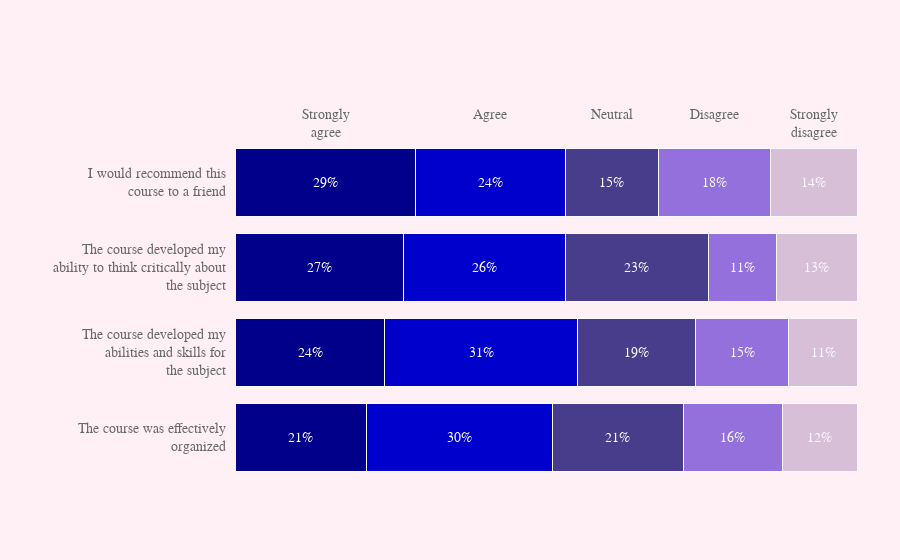

The notebook cell saved with this chart:
### Markdown cell above
### 4º Gráfico Plotly
Variáveis Categóricas (Barra Deitada)
-> Adicionar Filtro: Niveis de Obeside

### Code cell
import plotly.graph_objects as go

top_labels = ['Strongly<br>agree', 'Agree', 'Neutral', 'Disagree',
              'Strongly<br>disagree']

colors = ['DarkBlue', 'MediumBlue', 'DarkSlateBlue', 'mediumpurple', 'thistle']
x_data = [[21, 30, 21, 16, 12],
          [24, 31, 19, 15, 11],
          [27, 26, 23, 11, 13],
          [29, 24, 15, 18, 14]]

y_data = ['The course was effectively<br>organized',
          'The course developed my<br>abilities and skills ' +
          'for<br>the subject', 'The course developed ' +
          'my<br>ability to think critically about<br>the subject',
          'I would recommend this<br>course to a friend']

fig = go.Figure()

for i in range(0, len(x_data[0])):
    for xd, yd in zip(x_data, y_data):
        fig.add_trace(go.Bar(
            x=[xd[i]], y=[yd],
            orientation='h',
            marker=dict(
                color=colors[i],
                line=dict(color='ghostwhite', width=1)
            )
        ))

fig.update_layout(
    xaxis=dict(
        showgrid=False,
        showline=False,
        showticklabels=False,
        zeroline=False,
        domain=[0.15, 1]
    ),
    yaxis=dict(
        showgrid=False,
        showline=False,
        showticklabels=False,
        zeroline=False,
    ),
    barmode='stack',
    paper_bgcolor='lavenderblush',
    plot_bgcolor='lavenderblush',
    margin=dict(l=120, r=10, t=140, b=80),
    showlegend=False,
)

annotations = []

for yd, xd in zip(y_data, x_data):
    # labeling the y-axis
    annotations.append(dict(xref='paper', yref='y',
                            x=0.14, y=yd,
                            xanchor='right',
                            text=str(yd),
                            font=dict(family='Arial', size=14,
                                      color='dimgray'),
                            showarrow=False, align='right'))
    # labeling the first percentage of each bar (x_axis)
    annotations.append(dict(xref='x', yref='y',
                            x=xd[0] / 2, y=yd,
                            text=str(xd[0]) + '%',
                            font=dict(family='Arial', size=14,
                                      color='white'),
                            showarrow=False))
    # labeling the first Likert scale (on the top)
    if yd == y_data[-1]:
        annotations.append(dict(xref='x', yref='paper',
                                x=xd[0] / 2, y=1.1,
                                text=top_labels[0],
                                font=dict(family='Arial', size=14,
                                          color='dimgray'),
                                showarrow=False))
    space = xd[0]
    for i in range(1, len(xd)):
            # labeling the rest of percentages for each bar (x_axis)
            annotations.append(dict(xref='x', yref='y',
                                    x=space + (xd[i]/2), y=yd,
                                    text=str(xd[i]) + '%',
                                    font=dict(family='Arial', size=14,
                                              color='ghostwhite'),
                                    showarrow=False))
            # labeling the Likert scale
            if yd == y_data[-1]:
                annotations.append(dict(xref='x', yref='paper',
                                        x=space + (xd[i]/2), y=1.1,
                                        text=top_labels[i],
                                        font=dict(family='Arial', size=14,
                                                  color='dimgray'),
                                        showarrow=False))
            space += xd[i]

fig.update_layout(annotations=annotations)

fig.show()

### Figure 1 — Plotly figure (JSON) as saved in the notebook; plotly's stock layout.template omitted (floating-point values rounded to 4 significant figures)
{"data": [{"marker": {"color": "DarkBlue", "line": {"color": "ghostwhite", "width": 1}}, "orientation": "h", "type": "bar", "x": [21], "y": ["The course was effectively<br>organized"]}, {"marker": {"color": "DarkBlue", "line": {"color": "ghostwhite", "width": 1}}, "orientation": "h", "type": "bar", "x": [24], "y": ["The course developed my<br>abilities and skills for<br>the subject"]}, {"marker": {"color": "DarkBlue", "line": {"color": "ghostwhite", "width": 1}}, "orientation": "h", "type": "bar", "x": [27], "y": ["The course developed my<br>ability to think critically about<br>the subject"]}, {"marker": {"color": "DarkBlue", "line": {"color": "ghostwhite", "width": 1}}, "orientation": "h", "type": "bar", "x": [29], "y": ["I would recommend this<br>course to a friend"]}, {"marker": {"color": "MediumBlue", "line": {"color": "ghostwhite", "width": 1}}, "orientation": "h", "type": "bar", "x": [30], "y": ["The course was effectively<br>organized"]}, {"marker": {"color": "MediumBlue", "line": {"color": "ghostwhite", "width": 1}}, "orientation": "h", "type": "bar", "x": [31], "y": ["The course developed my<br>abilities and skills for<br>the subject"]}, {"marker": {"color": "MediumBlue", "line": {"color": "ghostwhite", "width": 1}}, "orientation": "h", "type": "bar", "x": [26], "y": ["The course developed my<br>ability to think critically about<br>the subject"]}, {"marker": {"color": "MediumBlue", "line": {"color": "ghostwhite", "width": 1}}, "orientation": "h", "type": "bar", "x": [24], "y": ["I would recommend this<br>course to a friend"]}, {"marker": {"color": "DarkSlateBlue", "line": {"color": "ghostwhite", "width": 1}}, "orientation": "h", "type": "bar", "x": [21], "y": ["The course was effectively<br>organized"]}, {"marker": {"color": "DarkSlateBlue", "line": {"color": "ghostwhite", "width": 1}}, "orientation": "h", "type": "bar", "x": [19], "y": ["The course developed my<br>abilities and skills for<br>the subject"]}, {"marker": {"color": "DarkSlateBlue", "line": {"color": "ghostwhite", "width": 1}}, "orientation": "h", "type": "bar", "x": [23], "y": ["The course developed my<br>ability to think critically about<br>the subject"]}, {"marker": {"color": "DarkSlateBlue", "line": {"color": "ghostwhite", "width": 1}}, "orientation": "h", "type": "bar", "x": [15], "y": ["I would recommend this<br>course to a friend"]}, {"marker": {"color": "mediumpurple", "line": {"color": "ghostwhite", "width": 1}}, "orientation": "h", "type": "bar", "x": [16], "y": ["The course was effectively<br>organized"]}, {"marker": {"color": "mediumpurple", "line": {"color": "ghostwhite", "width": 1}}, "orientation": "h", "type": "bar", "x": [15], "y": ["The course developed my<br>abilities and skills for<br>the subject"]}, {"marker": {"color": "mediumpurple", "line": {"color": "ghostwhite", "width": 1}}, "orientation": "h", "type": "bar", "x": [11], "y": ["The course developed my<br>ability to think critically about<br>the subject"]}, {"marker": {"color": "mediumpurple", "line": {"color": "ghostwhite", "width": 1}}, "orientation": "h", "type": "bar", "x": [18], "y": ["I would recommend this<br>course to a friend"]}, {"marker": {"color": "thistle", "line": {"color": "ghostwhite", "width": 1}}, "orientation": "h", "type": "bar", "x": [12], "y": ["The course was effectively<br>organized"]}, {"marker": {"color": "thistle", "line": {"color": "ghostwhite", "width": 1}}, "orientation": "h", "type": "bar", "x": [11], "y": ["The course developed my<br>abilities and skills for<br>the subject"]}, {"marker": {"color": "thistle", "line": {"color": "ghostwhite", "width": 1}}, "orientation": "h", "type": "bar", "x": [13], "y": ["The course developed my<br>ability to think critically about<br>the subject"]}, {"marker": {"color": "thistle", "line": {"color": "ghostwhite", "width": 1}}, "orientation": "h", "type": "bar", "x": [14], "y": ["I would recommend this<br>course to a friend"]}], "layout": {"annotations": [{"align": "right", "font": {"color": "dimgray", "family": "Arial", "size": 14}, "showarrow": false, "text": "The course was effectively<br>organized", "x": 0.14, "xanchor": "right", "xref": "paper", "y": "The course was effectively<br>organized", "yref": "y"}, {"font": {"color": "white", "family": "Arial", "size": 14}, "showarrow": false, "text": "21%", "x": 10.5, "xref": "x", "y": "The course was effectively<br>organized", "yref": "y"}, {"font": {"color": "ghostwhite", "family": "Arial", "size": 14}, "showarrow": false, "text": "30%", "x": 36, "xref": "x", "y": "The course was effectively<br>organized", "yref": "y"}, {"font": {"color": "ghostwhite", "family": "Arial", "size": 14}, "showarrow": false, "text": "21%", "x": 61.5, "xref": "x", "y": "The course was effectively<br>organized", "yref": "y"}, {"font": {"color": "ghostwhite", "family": "Arial", "size": 14}, "showarrow": false, "text": "16%", "x": 80, "xref": "x", "y": "The course was effectively<br>organized", "yref": "y"}, {"font": {"color": "ghostwhite", "family": "Arial", "size": 14}, "showarrow": false, "text": "12%", "x": 94, "xref": "x", "y": "The course was effectively<br>organized", "yref": "y"}, {"align": "right", "font": {"color": "dimgray", "family": "Arial", "size": 14}, "showarrow": false, "text": "The course developed my<br>abilities and skills for<br>the subject", "x": 0.14, "xanchor": "right", "xref": "paper", "y": "The course developed my<br>abilities and skills for<br>the subject", "yref": "y"}, {"font": {"color": "white", "family": "Arial", "size": 14}, "showarrow": false, "text": "24%", "x": 12, "xref": "x", "y": "The course developed my<br>abilities and skills for<br>the subject", "yref": "y"}, {"font": {"color": "ghostwhite", "family": "Arial", "size": 14}, "showarrow": false, "text": "31%", "x": 39.5, "xref": "x", "y": "The course developed my<br>abilities and skills for<br>the subject", "yref": "y"}, {"font": {"color": "ghostwhite", "family": "Arial", "size": 14}, "showarrow": false, "text": "19%", "x": 64.5, "xref": "x", "y": "The course developed my<br>abilities and skills for<br>the subject", "yref": "y"}, {"font": {"color": "ghostwhite", "family": "Arial", "size": 14}, "showarrow": false, "text": "15%", "x": 81.5, "xref": "x", "y": "The course developed my<br>abilities and skills for<br>the subject", "yref": "y"}, {"font": {"color": "ghostwhite", "family": "Arial", "size": 14}, "showarrow": false, "text": "11%", "x": 94.5, "xref": "x", "y": "The course developed my<br>abilities and skills for<br>the subject", "yref": "y"}, {"align": "right", "font": {"color": "dimgray", "family": "Arial", "size": 14}, "showarrow": false, "text": "The course developed my<br>ability to think critically about<br>the subject", "x": 0.14, "xanchor": "right", "xref": "paper", "y": "The course developed my<br>ability to think critically about<br>the subject", "yref": "y"}, {"font": {"color": "white", "family": "Arial", "size": 14}, "showarrow": false, "text": "27%", "x": 13.5, "xref": "x", "y": "The course developed my<br>ability to think critically about<br>the subject", "yref": "y"}, {"font": {"color": "ghostwhite", "family": "Arial", "size": 14}, "showarrow": false, "text": "26%", "x": 40, "xref": "x", "y": "The course developed my<br>ability to think critically about<br>the subject", "yref": "y"}, {"font": {"color": "ghostwhite", "family": "Arial", "size": 14}, "showarrow": false, "text": "23%", "x": 64.5, "xref": "x", "y": "The course developed my<br>ability to think critically about<br>the subject", "yref": "y"}, {"font": {"color": "ghostwhite", "family": "Arial", "size": 14}, "showarrow": false, "text": "11%", "x": 81.5, "xref": "x", "y": "The course developed my<br>ability to think critically about<br>the subject", "yref": "y"}, {"font": {"color": "ghostwhite", "family": "Arial", "size": 14}, "showarrow": false, "text": "13%", "x": 93.5, "xref": "x", "y": "The course developed my<br>ability to think critically about<br>the subject", "yref": "y"}, {"align": "right", "font": {"color": "dimgray", "family": "Arial", "size": 14}, "showarrow": false, "text": "I would recommend this<br>course to a friend", "x": 0.14, "xanchor": "right", "xref": "paper", "y": "I would recommend this<br>course to a friend", "yref": "y"}, {"font": {"color": "white", "family": "Arial", "size": 14}, "showarrow": false, "text": "29%", "x": 14.5, "xref": "x", "y": "I would recommend this<br>course to a friend", "yref": "y"}, {"font": {"color": "dimgray", "family": "Arial", "size": 14}, "showarrow": false, "text": "Strongly<br>agree", "x": 14.5, "xref": "x", "y": 1.1, "yref": "paper"}, {"font": {"color": "ghostwhite", "family": "Arial", "size": 14}, "showarrow": false, "text": "24%", "x": 41, "xref": "x", "y": "I would recommend this<br>course to a friend", "yref": "y"}, {"font": {"color": "dimgray", "family": "Arial", "size": 14}, "showarrow": false, "text": "Agree", "x": 41, "xref": "x", "y": 1.1, "yref": "paper"}, {"font": {"color": "ghostwhite", "family": "Arial", "size": 14}, "showarrow": false, "text": "15%", "x": 60.5, "xref": "x", "y": "I would recommend this<br>course to a friend", "yref": "y"}, {"font": {"color": "dimgray", "family": "Arial", "size": 14}, "showarrow": false, "text": "Neutral", "x": 60.5, "xref": "x", "y": 1.1, "yref": "paper"}, {"font": {"color": "ghostwhite", "family": "Arial", "size": 14}, "showarrow": false, "text": "18%", "x": 77, "xref": "x", "y": "I would recommend this<br>course to a friend", "yref": "y"}, {"font": {"color": "dimgray", "family": "Arial", "size": 14}, "showarrow": false, "text": "Disagree", "x": 77, "xref": "x", "y": 1.1, "yref": "paper"}, {"font": {"color": "ghostwhite", "family": "Arial", "size": 14}, "showarrow": false, "text": "14%", "x": 93, "xref": "x", "y": "I would recommend this<br>course to a friend", "yref": "y"}, {"font": {"color": "dimgray", "family": "Arial", "size": 14}, "showarrow": false, "text": "Strongly<br>disagree", "x": 93, "xref": "x", "y": 1.1, "yref": "paper"}], "barmode": "stack", "margin": {"b": 80, "l": 120, "r": 10, "t": 140}, "paper_bgcolor": "lavenderblush", "plot_bgcolor": "lavenderblush", "showlegend": false, "xaxis": {"domain": [0.15, 1], "showgrid": false, "showline": false, "showticklabels": false, "zeroline": false}, "yaxis": {"showgrid": false, "showline": false, "showticklabels": false, "zeroline": false}}}
